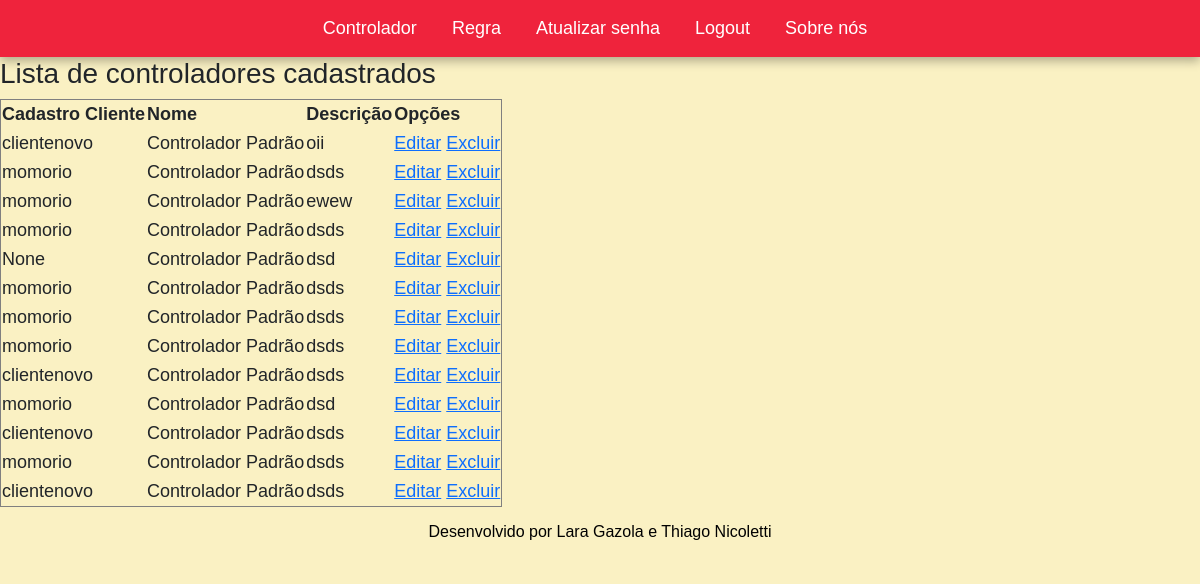
/controlador/ (signed in), run on the app's committed database.
### paginasweb/models.py (models this page shows, shortened)
class Controlador(models.Model):
    cadastro_cliente = models.ForeignKey(Cadastro, on_delete=models.PROTECT, null=True, blank=True)
    nome = models.CharField(max_length=255, verbose_name="Nome", default="Controlador Padrão")
    descricao = models.CharField(max_length=255, verbose_name="Descrição")

class Cadastro(models.Model):
    nome = models.CharField(max_length=30, verbose_name="Nome")
    email = models.EmailField(max_length=255, verbose_name="E-mail")
    senha = models.CharField(max_length=255, verbose_name="Senha")
    cadastrado_em = models.DateTimeField(max_length=30, auto_now_add=True)
    usuario = models.OneToOneField(User, on_delete=models.CASCADE, null=True, blank=True)
    def __str__(self):
        return f"{self.nome}"

### paginasweb/views.py (the view)
# urls.py: path('controlador/', ControladorView.as_view(), name='controlador'), # Pagina de cadastro de controlador
class ControladorView(TemplateView):
     template_name = 'paginasweb/cadastrar/form.html'

### paginasweb/templates/paginasweb/controlador.html
{% extends "paginasweb/index.html" %}
{% load static %}
{% block conteudo %}
<h3>Lista de controladores cadastrados</h3>
<table border="1">
    <tr>
        <th>Cadastro Cliente</th>
        <th>Nome</th>
        <th>Descrição</th>
        <th>Opções</th>
    </tr>
    {% for obj in object_list %}
    <tr>
        <td>{{ obj.cadastro_cliente }}</td>
        <td>{{ obj.nome }}</td>
        <td>{{ obj.descricao }}</td>
        <td>
            <a href="{% url "editar-controlador" obj.pk %}">Editar</a>
            <a href="{% url "excluir-controlador" obj.pk %}">Excluir</a>
        </td>
    </tr>
    {% empty %}
    <tr>
        <td colspan="3">Nenhum registro encontrado.</td>
    </tr>
    {% endfor %}
</table>
{% endblock %}

### static/css/estilo.css (style rules this page uses)
body { background-color: #faf1c3; font-family: Arial, sans-serif; margin: 0; padding: 0; font-size: 18px }

### data on the page
Controlador: cadastro_cliente "clientenovo", nome "Controlador Padrão", descricao "oii"
Controlador: cadastro_cliente "momorio", nome "Controlador Padrão", descricao "dsds"
Controlador: cadastro_cliente "momorio", nome "Controlador Padrão", descricao "ewew"
Controlador: cadastro_cliente "momorio", nome "Controlador Padrão", descricao "dsds"
Controlador: cadastro_cliente "None", nome "Controlador Padrão", descricao "dsd"
Controlador: cadastro_cliente "momorio", nome "Controlador Padrão", descricao "dsds"
Controlador: cadastro_cliente "momorio", nome "Controlador Padrão", descricao "dsds"
Controlador: cadastro_cliente "momorio", nome "Controlador Padrão", descricao "dsds"
Controlador: cadastro_cliente "clientenovo", nome "Controlador Padrão", descricao "dsds"
Controlador: cadastro_cliente "momorio", nome "Controlador Padrão", descricao "dsd"
Controlador: cadastro_cliente "clientenovo", nome "Controlador Padrão", descricao "dsds"
Controlador: cadastro_cliente "momorio", nome "Controlador Padrão", descricao "dsds"
Controlador: cadastro_cliente "clientenovo", nome "Controlador Padrão", descricao "dsds"
